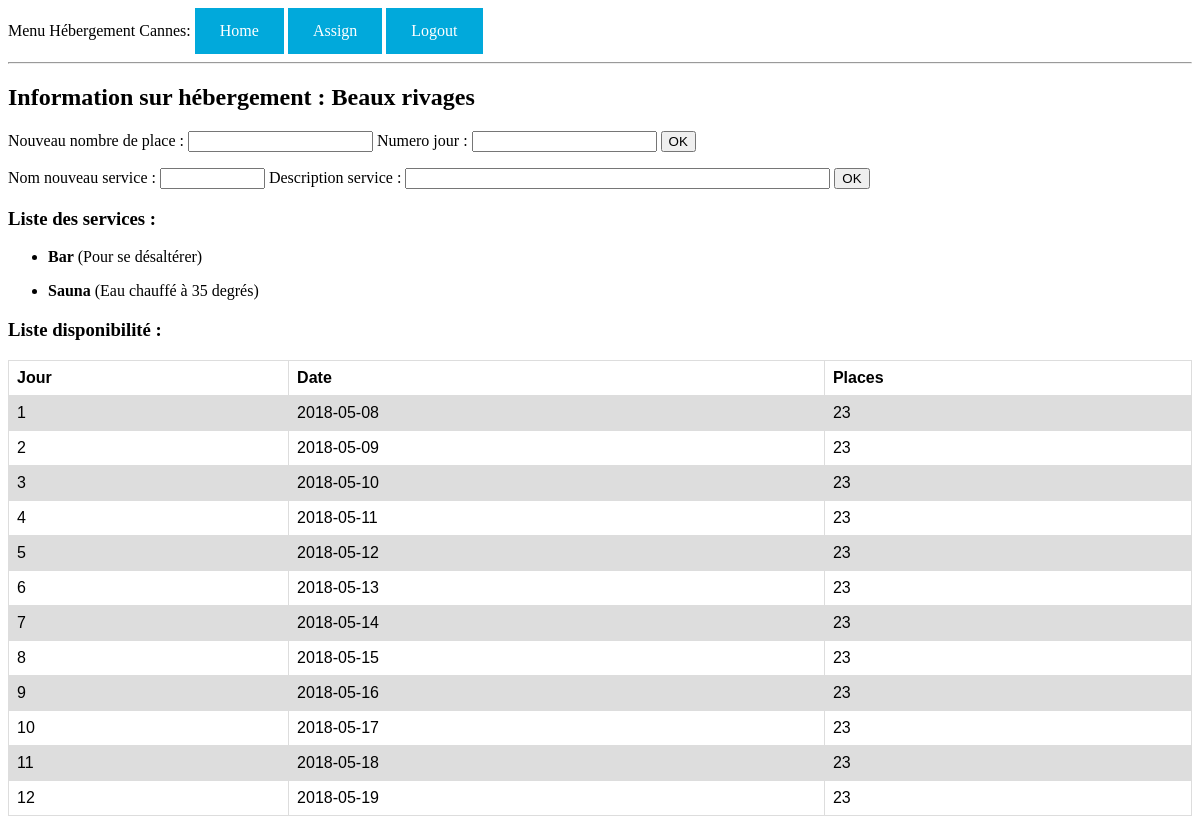
Page /hotel/1 (signed in) on the earlier database version.
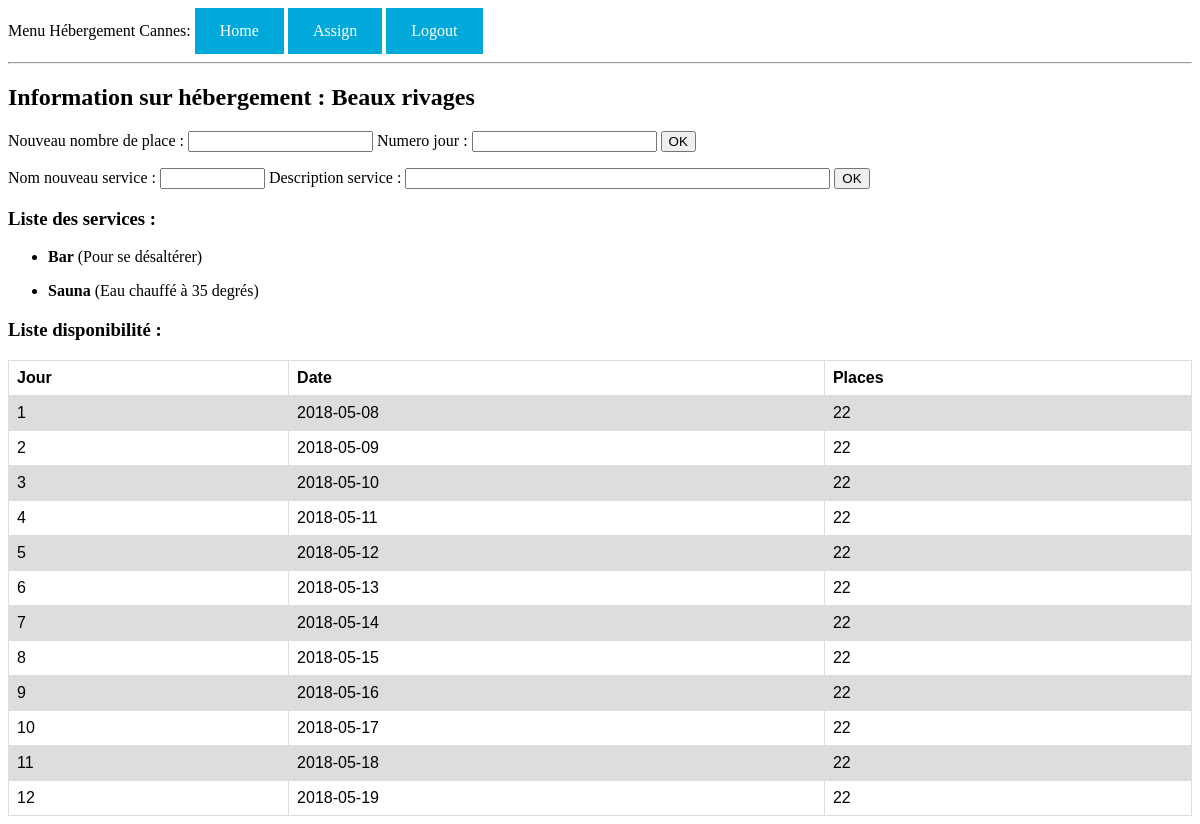
Same page on the later database version.
### app/models.py (models this page shows, shortened)
class Hotel(db.Model):
    id = db.Column(db.Integer, primary_key=True)
    name = db.Column(db.String(64), index=True, unique=True)
    type = db.Column(db.String(64))
    numb_place = db.Column(db.Integer)
    resp_id = db.Column(db.Integer, db.ForeignKey('user.id'))
    owner_id = db.Column(db.Integer, db.ForeignKey('user.id'))
    resp = db.relationship('User', uselist=False, foreign_keys='Hotel.resp_id')
    owner = db.relationship('User', uselist=False,
                            foreign_keys='Hotel.owner_id')
    services = db.relationship('Service', backref='hotel')
    places = db.relationship('Place', backref='hotel')

class Service(db.Model):
    id = db.Column(db.Integer, primary_key=True)
    name = db.Column(db.String(64), index=True, unique=True)
    descr = db.Column(db.String(300))
    hotel_id = db.Column(db.Integer, db.ForeignKey('hotel.id'))

class Place(db.Model):
    id = db.Column(db.Integer, primary_key=True)
    nbr_pl = db.Column(db.Integer)
    date = db.Column(db.Date, index=True)
    hotel_id = db.Column(db.Integer, db.ForeignKey('hotel.id'))

### app/routes.py (the view, shortened to what this page needs)
@app.route('/hotel/<id>', methods=['GET', 'POST'])
@login_required
def specification(id):
    h = Hotel.query.filter_by(id=id).first()
    form = PlaceForm()
    forms = NewService()
    return render_template('hotel.html', hotel=h, form=form, forms=forms)

### app/forms.py
class PlaceForm(FlaskForm):
    number = IntegerField('Nouveau nombre de place :',
                          validators=[DataRequired()])
    jour = IntegerField('Numero jour :', validators=[DataRequired()])
    submit = SubmitField('OK')

class NewService(FlaskForm):
    name = StringField('Nom nouveau service :', validators=[DataRequired()])
    descr = StringField('Description service :', validators=[DataRequired()])
    submit = SubmitField('OK')

### app/models.py (called while the page is built)
@login.user_loader
def load_user(id):
    return User.query.get(int(id))

### app/templates/hotel.html (shortened to what this page needs)
{% extends "base.html" %}
{% block content %}
  <h2>Information sur hébergement : {{ hotel.name }}</h2>
  <form action="" method="post">
    <p>
      {{ form.number.label }}
      {{ form.number(size=10) }}
      {{ form.jour.label }}
      {{ form.jour(size=10) }}
      {{ form.submit() }}
    </p>
  </form>
  <form action="" method="post">
    <p>
      {{ forms.name.label }}
      {{ forms.name(size=10) }}
      {{ forms.descr.label }}
      {{ forms.descr(size=50) }}
      {{ forms.submit() }}
    </p>
  </form>
  <h3>Liste des services :</h3>
  {% for s in hotel.services %}
    <ul>
      <li><b>{{ s.name }}</b> ({{ s.descr }})</li>
    </ul>
  {% endfor %}
  <h3>Liste disponibilité :</h3>
  <table style="width:100%">
    <tr>
      <th>Jour</th>
      <th>Date</th>
      <th>Places</th>
    </tr>
    {% for pl in hotel.places %}
      <tr>
        <td>{{ pl.id }}</td>
        <td>{{ pl.date }}</td>
        <td>{{ pl.nbr_pl }}</td>
      </tr>
    {% endfor %}
{% endblock %}

### app/templates/base.html (shortened to what this page needs)
<html>
    <head>
    </head>
    <body>
        <div>Menu Hébergement Cannes:
          <a href="{{ url_for('index') }}">Home</a>
          {% if current_user.is_anonymous %}
          <a href="{{ url_for('login') }}">Login</a>
          {% else %}
            {% if not current_user.statut %}
            <a href="{{ url_for('assign') }}">Assign</a>
            {% endif %}
          <a href="{{ url_for('logout') }}">Logout</a>
          {% endif %}
        </div>
        <hr>
        {% block content %}{% endblock %}
    </body>
</html>

### app/templates/hotel.html (style rules this page uses)
table { font-family: arial, sans-serif; border-collapse: collapse; width: 100%; }
td, th { border: 1px solid #dddddd; text-align: left; padding: 8px; }
tr:nth-child(even) { background-color: #dddddd; }
a:link, a:visited { background-color: #01A9DB; color: white; padding: 14px 25px; text-align: center; text-decoration: none; display: inline-block; }

Differences in the rows shown:
changed Place id 1: nbr_pl "23" → "22"
changed Place id 2: nbr_pl "23" → "22"
changed Place id 3: nbr_pl "23" → "22"
changed Place id 4: nbr_pl "23" → "22"
changed Place id 5: nbr_pl "23" → "22"
changed Place id 6: nbr_pl "23" → "22"
changed Place id 7: nbr_pl "23" → "22"
changed Place id 8: nbr_pl "23" → "22"
changed Place id 9: nbr_pl "23" → "22"
changed Place id 10: nbr_pl "23" → "22"
changed Place id 11: nbr_pl "23" → "22"
changed Place id 12: nbr_pl "23" → "22"
